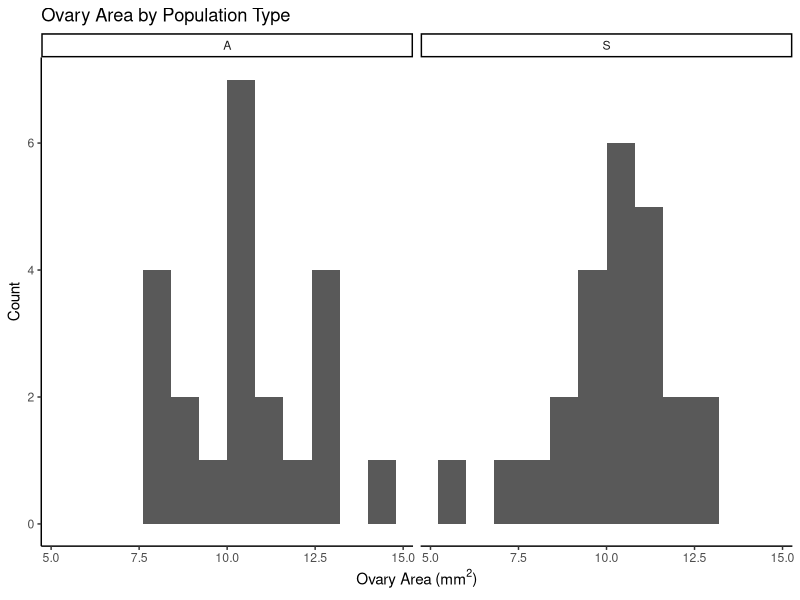

Recreate this plot in R.
## ---- chunk 1
knitr::opts_chunk$set(echo = TRUE)
## ---- chunk 2
assn2_data <- read.csv("./data/A1_Data_Excel.csv", header=TRUE)

cc1_data <- assn2_data[1:46,c(1,5,6,8)]

cc1_data$ovary_area <- cc1_data$ovary_width * cc1_data$ovary_height

## ---- chunk 3
area_means <- aggregate(
  ovary_area ~ population_type,
  data = cc1_data,
  mean
)

names(area_means) <- c("population_type", "ovary_area_mean")

## ---- chunk 4
library(knitr)
kable(area_means, caption = "Mean Ovary Area by Population Type")
## ---- chunk 5
library(ggplot2)

ggplot(aes(x = ovary_area), data = cc1_data) +
  geom_histogram(binwidth = 0.8) +
  facet_wrap(.~ population_type) +
  theme_classic() +
  labs(
    title = "Ovary Area by Population Type",
    x = expression("Ovary Area (mm"^2*")"),
    y = "Count"
  )
